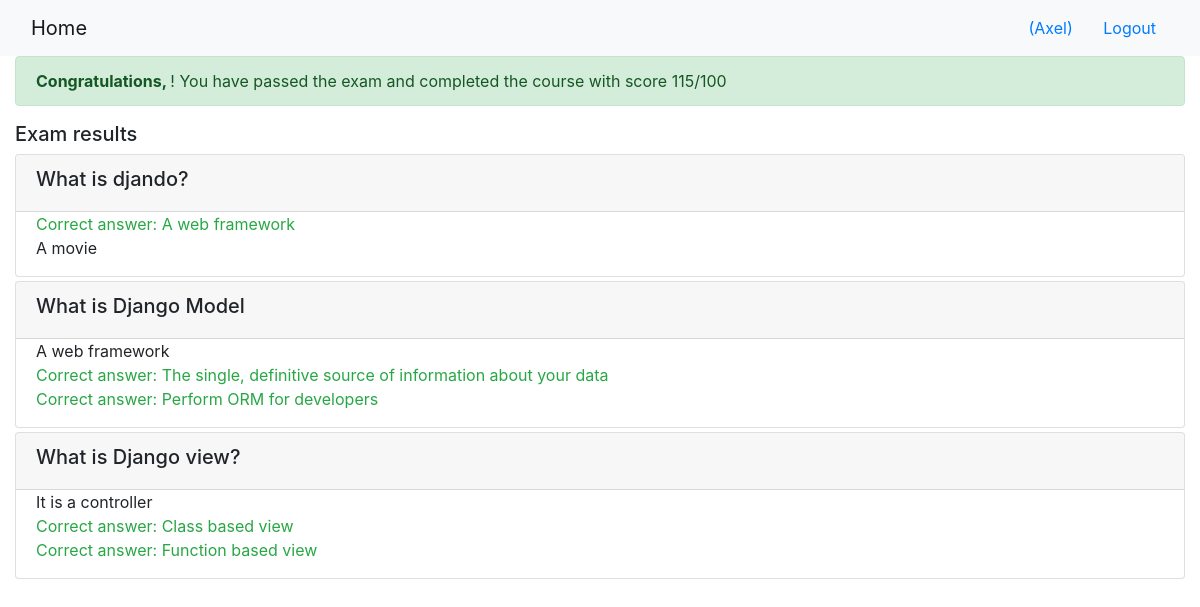
The page /onlinecourse/course/1/submission/1/result/ (signed in) on the database its author committed.
### onlinecourse/models.py (models this page shows, shortened)
class Question(models.Model):
    course = models.ForeignKey(Course, on_delete=models.CASCADE,default="")
    question_text = models.CharField(null=True,max_length=200)
    question_grade = models.IntegerField()

class Choice(models.Model):
    question = models.ForeignKey(Question, on_delete=models.CASCADE, default="")
    choice_text = models.CharField(null=False, max_length=200)
    validation = models.BooleanField(default=False)

### onlinecourse/views.py (the view)
# urls.py: path('course/<int:course_id>/submission/<int:submission_id>/result/', views.show_exam_result, name='show_exam_result'),
def show_exam_result(request, course_id, submission_id):
    context = {}
    course = get_object_or_404(Course, pk=course_id)
    submission = Submission.objects.get(id=submission_id)
    choices = submission.choices.all()
    exam_score = 0
    for choice in choices:
        if choice.validation:
            exam_score += choice.question.question_grade
    context['course'] = course
    context['question_grade'] = exam_score
    context['choices'] = choices
    return render(request, 'onlinecourse/exam_result_bootstrap.html', context)

### onlinecourse/templates/onlinecourse/exam_result_bootstrap.html (shortened to what this page needs)
<!DOCTYPE html>
<html lang="en">
<head>
    {% load static %}
    <link rel="stylesheet" href="https://maxcdn.bootstrapcdn.com/bootstrap/4.5.2/css/bootstrap.min.css">
</head>
<body>
 <nav class="navbar navbar-light bg-light">
    <div class="container-fluid">
        <div class="navbar-header">
              <a class="navbar-brand" href="{% url 'onlinecourse:index' %}">Home</a>
        </div>
        <ul class="nav navbar-nav navbar-right">
            {% if user.is_authenticated %}
            <li>
                <a class="btn btn-link" href="#">{{ user.first_name }}({{ user.username }})</a>
                <a class="btn btn-link" href="{% url 'onlinecourse:logout' %}">Logout</a>
            </li>
            {% endif %}
        </ul>
    </div>
</nav>
<div class="container-fluid">
    {% if question_grade >= 80 %}
    <div class="alert alert-success">
       <b>Congratulations, {{ user.first_name }}</b>! You have passed the exam and completed the course with score {{ question_grade }}/100
    </div>
        {% else %}
        <div class="alert alert-danger">
            <b>Failed</b> Sorry, {{ user.first_name }}. You have falied the exam with score {{ question_grade }}/100
        </div>
        <a class="btn btn-link text-danger" href="{% url 'onlinecourse:course_details' course.id %}">Re-test</a>
        {% endif %}
        <div class="card-columns-vertical mt-1">
            <h5 class="">Exam results</h5>
            {% for question in course.question_set.all %}
            <div class="card mt-1">
                <div class="card-header"><h5>{{ question.question_text }}</h5></div>
                <div class="form-group">
                    {% for choice in question.choice_set.all %}
                    <div class="form-check">
                        {% if choice.validation and choice in choices %}
                        <div class="text-success">Correct answer: {{ choice.choice_text }}</div>
                        {% else %}{% if choice.validation and not choice in choices %}
                        <div class="text-warning">Not selected: {{ choice.choice_text }}</div>
                        {% else %}{% if not choice.validation and choice in choices %}
                        <div class="text-danger">Wrong answer: {{ choice.choice_text }}</div>
                        {% else %}
                        <div>{{ choice.choice_text }}</div>
                        {% endif %}{% endif %}{% endif %}
                    </div>
                    {% endfor %}
                </div>
            </div>
            {% endfor %}
        </div>
    </div>
</body>
</html>

### rows shown on the page
Question: question_text "What is djando?"
Choice: choice_text "A web framework"
Choice: choice_text "A movie"
Question: question_text "What is Django Model"
Choice: choice_text "A web framework"
Choice: choice_text "The single, definitive source of information about your data"
Choice: choice_text "Perform ORM for developers"
Question: question_text "What is Django view?"
Choice: choice_text "It is a controller"
Choice: choice_text "Class based view"
Choice: choice_text "Function based view"

### other values the page prints
{{ user.username }} "Axel"
{{ question_grade }} "115"
